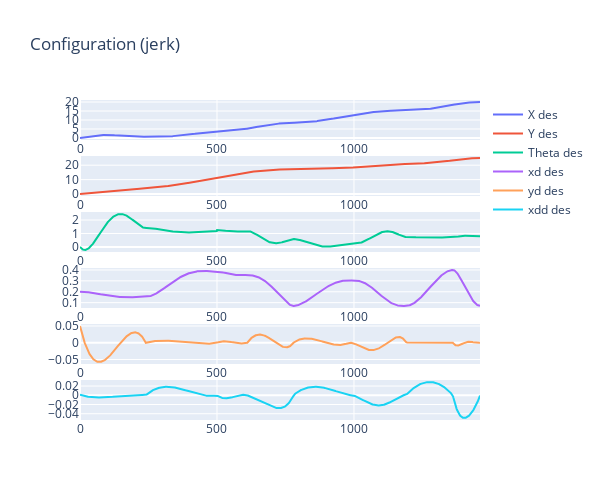
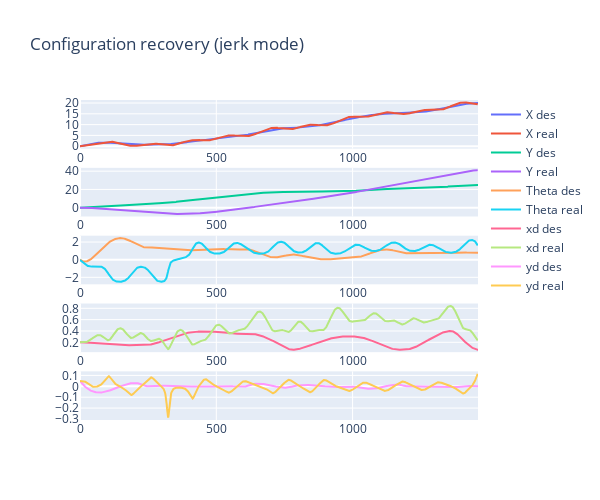

The code cell stored with these charts, in order, in its notebook:
### Code cell
evaluate.plot_stuff()

### Figure 1 — Plotly figure (JSON) as saved in the notebook; plotly's stock layout.template omitted (floating-point values rounded to 4 significant figures; data arrays with more than 128 entries replaced by an {"elided": "..."} marker saying what was removed)
{"data": [{"name": "X des", "type": "scatter", "x": {"elided": "1460 float values"}, "xaxis": "x", "y": {"elided": "1460 float values"}, "yaxis": "y"}, {"name": "Y des", "type": "scatter", "x": {"elided": "1460 float values"}, "xaxis": "x2", "y": {"elided": "1460 float values"}, "yaxis": "y2"}, {"name": "Theta des", "type": "scatter", "x": {"elided": "1460 float values"}, "xaxis": "x3", "y": {"elided": "1460 float values"}, "yaxis": "y3"}, {"name": "xd des", "type": "scatter", "x": {"elided": "1460 float values"}, "xaxis": "x4", "y": {"elided": "1460 float values"}, "yaxis": "y4"}, {"name": "yd des", "type": "scatter", "x": {"elided": "1460 float values"}, "xaxis": "x5", "y": {"elided": "1460 float values"}, "yaxis": "y5"}, {"name": "xdd des", "type": "scatter", "x": {"elided": "1460 float values"}, "xaxis": "x6", "y": {"elided": "1460 float values"}, "yaxis": "y6"}], "layout": {"height": 500, "title": {"text": "Configuration (jerk)"}, "width": 600, "xaxis": {"anchor": "y", "domain": [0, 1]}, "xaxis2": {"anchor": "y2", "domain": [0, 1]}, "xaxis3": {"anchor": "y3", "domain": [0, 1]}, "xaxis4": {"anchor": "y4", "domain": [0, 1]}, "xaxis5": {"anchor": "y5", "domain": [0, 1]}, "xaxis6": {"anchor": "y6", "domain": [0, 1]}, "yaxis": {"anchor": "x", "domain": [0.875, 1]}, "yaxis2": {"anchor": "x2", "domain": [0.7, 0.825]}, "yaxis3": {"anchor": "x3", "domain": [0.525, 0.65]}, "yaxis4": {"anchor": "x4", "domain": [0.35, 0.475]}, "yaxis5": {"anchor": "x5", "domain": [0.175, 0.3]}, "yaxis6": {"anchor": "x6", "domain": [0, 0.125]}}}

### Figure 2 — Plotly figure (JSON) as saved in the notebook; plotly's stock layout.template omitted (floating-point values rounded to 4 significant figures; data arrays with more than 128 entries replaced by an {"elided": "..."} marker saying what was removed)
{"data": [{"name": "X des", "type": "scatter", "x": {"elided": "1460 float values"}, "xaxis": "x", "y": {"elided": "1460 float values"}, "yaxis": "y"}, {"name": "X real", "type": "scatter", "x": {"elided": "1460 float values"}, "xaxis": "x", "y": {"elided": "1459 float values"}, "yaxis": "y"}, {"name": "Y des", "type": "scatter", "x": {"elided": "1460 float values"}, "xaxis": "x2", "y": {"elided": "1460 float values"}, "yaxis": "y2"}, {"name": "Y real", "type": "scatter", "x": {"elided": "1460 float values"}, "xaxis": "x2", "y": {"elided": "1459 float values"}, "yaxis": "y2"}, {"name": "Theta des", "type": "scatter", "x": {"elided": "1460 float values"}, "xaxis": "x3", "y": {"elided": "1460 float values"}, "yaxis": "y3"}, {"name": "Theta real", "type": "scatter", "x": {"elided": "1460 float values"}, "xaxis": "x3", "y": {"elided": "1459 float values"}, "yaxis": "y3"}, {"name": "xd des", "type": "scatter", "x": {"elided": "1460 float values"}, "xaxis": "x4", "y": {"elided": "1460 float values"}, "yaxis": "y4"}, {"name": "xd real", "type": "scatter", "x": {"elided": "1460 float values"}, "xaxis": "x4", "y": {"elided": "1459 float values"}, "yaxis": "y4"}, {"name": "yd des", "type": "scatter", "x": {"elided": "1460 float values"}, "xaxis": "x5", "y": {"elided": "1460 float values"}, "yaxis": "y5"}, {"name": "yd real", "type": "scatter", "x": {"elided": "1460 float values"}, "xaxis": "x5", "y": {"elided": "1459 float values"}, "yaxis": "y5"}], "layout": {"height": 500, "title": {"text": "Configuration recovery (jerk mode)"}, "width": 600, "xaxis": {"anchor": "y", "domain": [0, 1]}, "xaxis2": {"anchor": "y2", "domain": [0, 1]}, "xaxis3": {"anchor": "y3", "domain": [0, 1]}, "xaxis4": {"anchor": "y4", "domain": [0, 1]}, "xaxis5": {"anchor": "y5", "domain": [0, 1]}, "yaxis": {"anchor": "x", "domain": [0.848, 1]}, "yaxis2": {"anchor": "x2", "domain": [0.636, 0.788]}, "yaxis3": {"anchor": "x3", "domain": [0.424, 0.576]}, "yaxis4": {"anchor": "x4", "domain": [0.212, 0.364]}, "yaxis5": {"anchor": "x5", "domain": [0, 0.152]}}}
